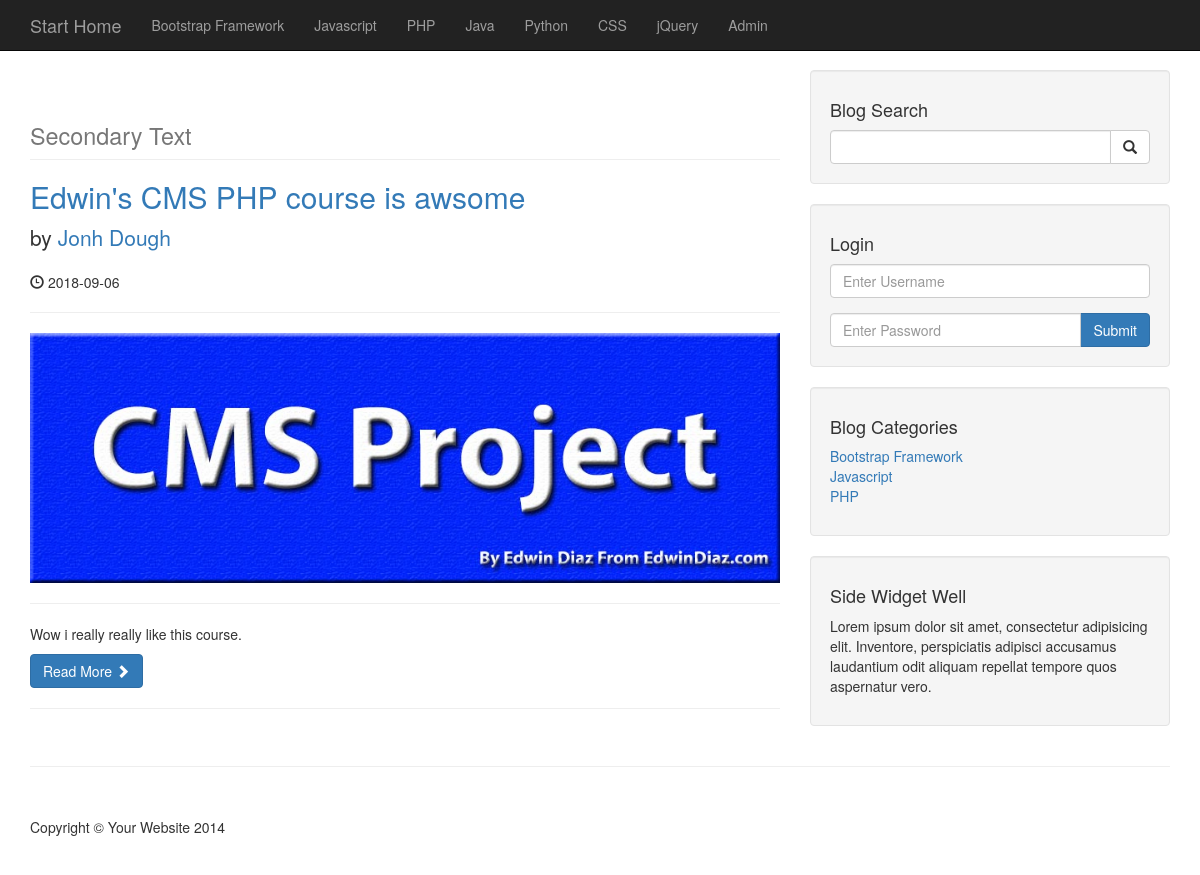
Before: /category.php?category=1 with the older database file.
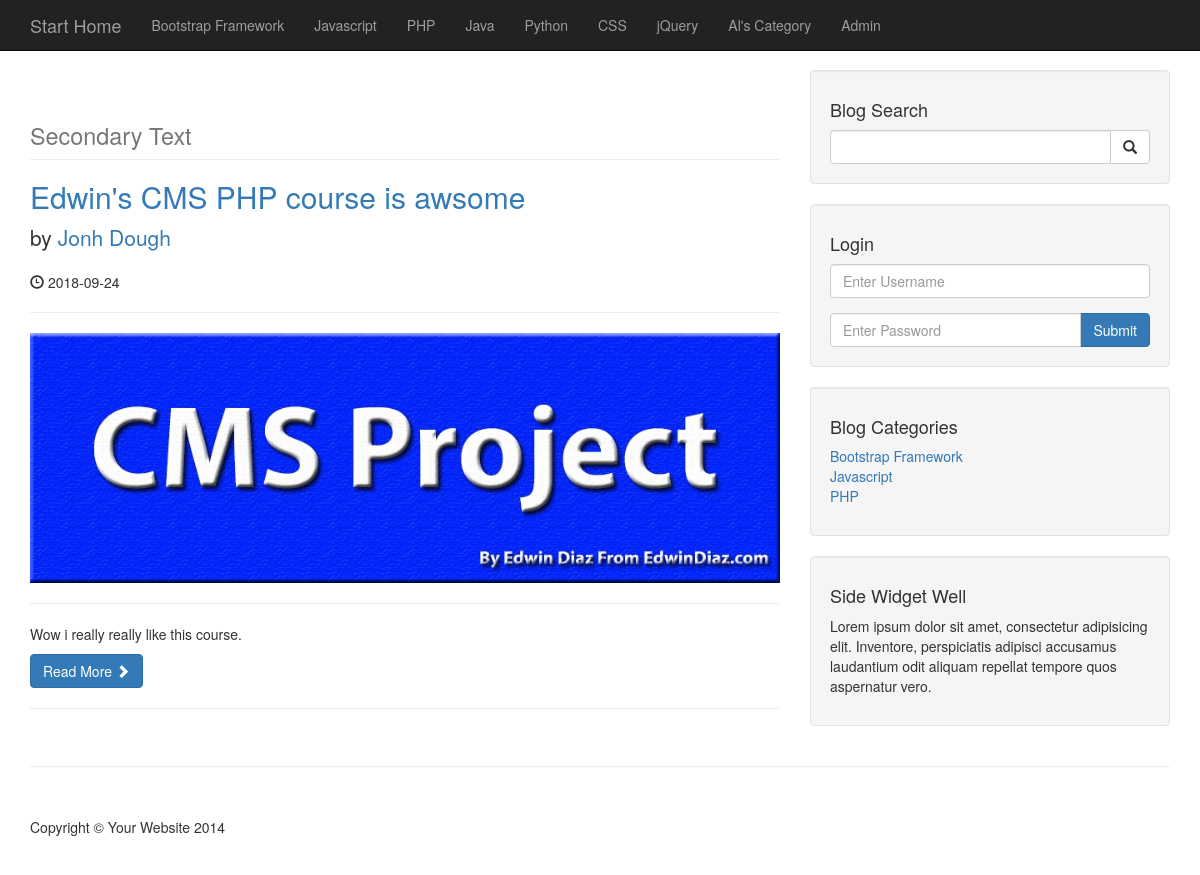
After: the same page with the newer database file.
### tables this page shows
CREATE TABLE `categories` (
  `Id` int(3) NOT NULL,
  `Title` varchar(255) NOT NULL
);

CREATE TABLE `posts` (
  `Id` int(3) NOT NULL,
  `Post_Category_Id` int(3) NOT NULL,
  `Title` varchar(255) NOT NULL,
  `Author` varchar(255) NOT NULL,
  `Date` date NOT NULL,
  `Image` text NOT NULL,
  `Content` text NOT NULL,
  `Tags` varchar(255) NOT NULL,
  `Comment_Count` int(11) NOT NULL,
  `Status` varchar(255) NOT NULL DEFAULT 'draft'
);

### category.php (the view)
<?php include "includes/db_connection.php" ?>
<?php include "includes/header.php"; ?>
<?php include "includes/navigation.php"; ?>
    <div class="container">
        <div class="row">
            <div class="col-md-8">
                <?php
                if(isset($_GET['category']))
                {
                    $post_category_id = $_GET['category'];
                }
                    $query = "SELECT * FROM posts WHERE Post_Category_Id = $post_category_id; ";
                    $select_all_categories_query = mysqli_query($connection, $query);
                    while($row = mysqli_fetch_assoc($select_all_categories_query)) {
                        $post_id = $row['Id'];
                        $post_title = $row['Title'];
                        $post_author = $row['Author'];
                        $post_date = $row['Date'];
                        $post_image = $row['Image'];
                        $post_content = substr($row['Content'], 0, 50);
                ?>
                <h1 class="page-header">
                    <small>Secondary Text</small>
                </h1>
                <h2>
                    <a href="post.php?p_id=<?php echo $post_id; ?>"><?php echo $post_title; ?></a>
                </h2>
                <p class="lead">
                    by <a href="index.php"><?php echo $post_author; ?></a>
                </p>
                <p><span class="glyphicon glyphicon-time"></span> <?php echo $post_date; ?></p>
                <hr>
                <img class="img-responsive" src="images/<?php echo $post_image; ?>" alt="">
                <hr>
                <p><?php echo $post_content; ?></p>
                <a class="btn btn-primary" href="#">Read More <span class="glyphicon glyphicon-chevron-right"></span></a>
                <hr>
                <?php
                    }
                ?>
            </div>
            <?php include "includes/sidebar.php"; ?>
        </div>
        <hr>
<?php include "includes/footer.php"; ?>

### includes/header.php (shortened to what this page needs)
<!DOCTYPE html>
<html lang="en">
<head>
    <link href="css/bootstrap.min.css" rel="stylesheet">
    <link href="css/blog-home.css" rel="stylesheet">
</head>
<body>

### includes/navigation.php (shortened to what this page needs)
<nav class="navbar navbar-inverse navbar-fixed-top" role="navigation">
    <div class="container">
        <div class="navbar-header">
            <a class="navbar-brand" href="index.php">Start Home</a>
        </div>
        <div class="collapse navbar-collapse" id="bs-example-navbar-collapse-1">
            <ul class="nav navbar-nav">
                <?php
                $query = "SELECT * FROM categories";
                $select_all_categories_query = mysqli_query($connection, $query);
                while($row = mysqli_fetch_assoc($select_all_categories_query)) {
                    $cat_title = $row['Title'];
                    echo "<li ><a href='#'>{$cat_title}</a></li>";
                }
                ?>
                <li><a href="admin">Admin</a></li>
            </ul>
        </div>
    </div>
</nav>

### includes/sidebar.php (shortened to what this page needs)
<div class="col-md-4">
    <div class="well">
        <h4>Blog Search</h4>
        <form action="search.php" method="post">
        <div class="input-group">
            <input type="text" name="search" class="form-control">
            <span class="input-group-btn">
                <button name="submit" class="btn btn-default" type="submit">
                    <span class="glyphicon glyphicon-search"></span>
                </button>
            </span>
        </div>
        </form>
    </div>
    <div class="well">
        <h4>Login</h4>
        <form action="includes/login.php" method="post">
            <div class="form-group">
                <input type="text" name="username" class="form-control" placeholder="Enter Username">
            </div>
            <div class="input-group">
                <input type="password" name="password" class="form-control" placeholder="Enter Password">
                <span class="input-group-btn">
                    <button class="btn btn-primary" name="login" type="submit">Submit
                    </button>
                </span>
            </div>
        </form>
    </div>
    <div class="well">
        <h4>Blog Categories</h4>
        <div class="row">
            <div class="col-lg-12">
                <ul class="list-unstyled">
                    <?php
                    $query = "SELECT * FROM categories LIMIT 3";
                    $select_categories_sidebar_query = mysqli_query($connection, $query);
                    while($row = mysqli_fetch_assoc($select_categories_sidebar_query)) {
                        $cat_id = $row['Id'];
                        $cat_title = $row['Title'];
                        echo "<li ><a href='category.php?category=$cat_id'>{$cat_title}</a></li>";
                    }
                    ?>
                </ul>
            </div>
        </div>
    </div>
    <?php include "includes/widget.php"; ?>
</div>

### includes/widget.php (shortened to what this page needs)
<div class="well">
    <h4>Side Widget Well</h4>
    <p>Lorem ipsum dolor sit amet, consectetur adipisicing elit. Inventore, perspiciatis adipisci accusamus laudantium odit aliquam repellat tempore quos aspernatur vero.</p>
</div>

### includes/footer.php (shortened to what this page needs)
<footer>
    <div class="row">
        <div class="col-lg-12">
            <p>Copyright &copy; Your Website 2014</p>
        </div>
    </div>
</footer>
</div>
</body>
</html>

### css/blog-home.css (style rules this page uses)
body { padding-top: 70px; }
footer { margin: 50px 0; }

Changed rows visible on the page:
added categories: Title "Al's Category"
changed posts "Edwin's CMS PHP course is awsome": Date "2018-09-06" → "2018-09-24"
